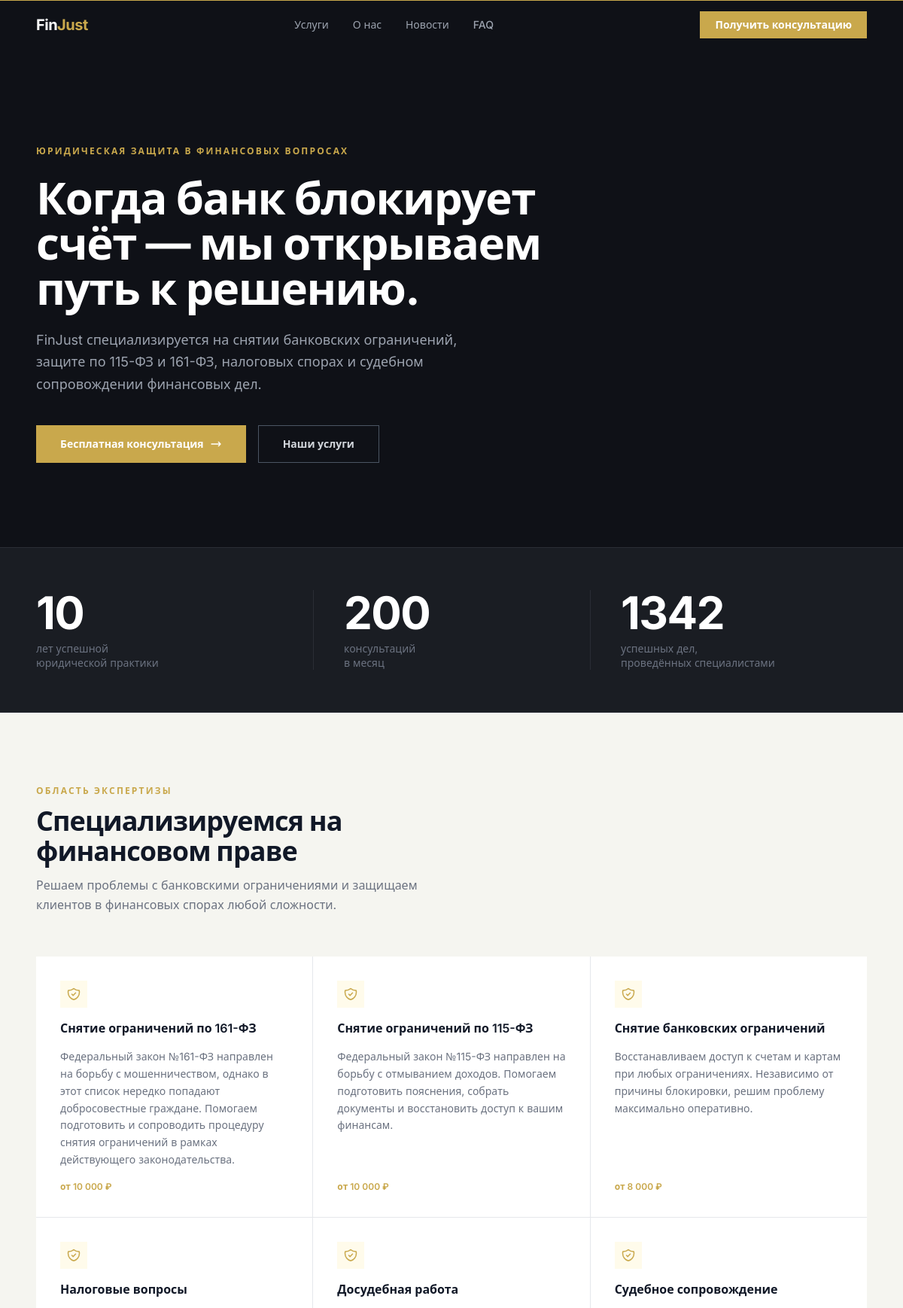
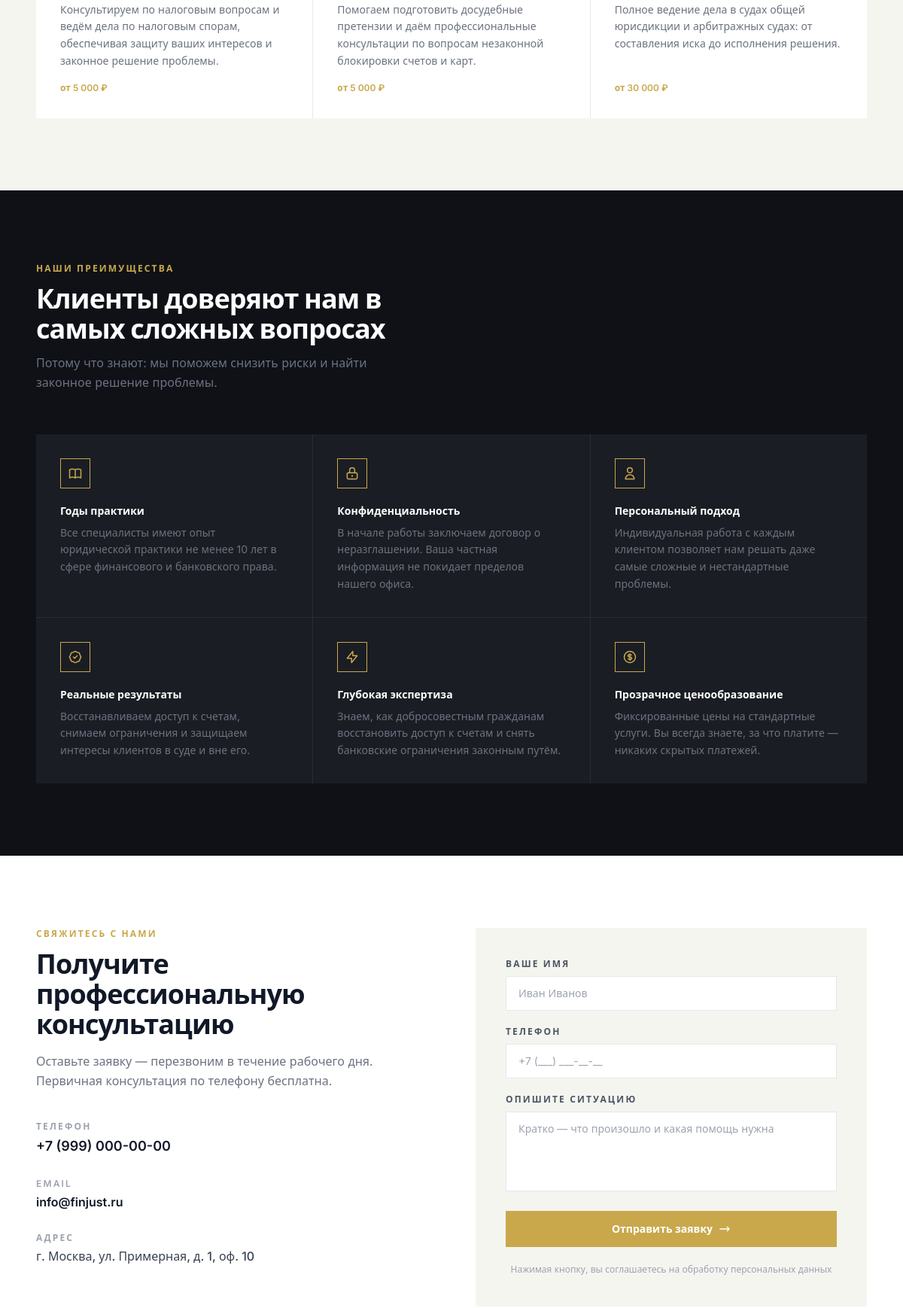
The page / (upper part) on the database its author committed (2 pictures, top to bottom).
### models.py (models this page shows)
class Service(Base):
    __tablename__ = "services"
    id: Mapped[int] = mapped_column(Integer, primary_key=True, index=True)
    title: Mapped[str] = mapped_column(String(255), nullable=False)
    description: Mapped[str] = mapped_column(Text, nullable=False)
    price: Mapped[str] = mapped_column(String(100), nullable=True)
    order: Mapped[int] = mapped_column(Integer, default=0)

### main.py (the view)
@app.get("/", response_class=HTMLResponse)
def index(request: Request, db: Session = Depends(get_db)):
    services = db.query(Service).order_by(Service.order).all()
    return templates.TemplateResponse(
        request=request, name="index.html", context={"services": services}
    )

### templates/index.html (shortened to what this page needs)
{% extends "base.html" %}
{% block content %}
<section class="bg-surface text-white pt-24 pb-20 md:pt-32 md:pb-28">
  <div class="max-w-6xl mx-auto px-6">
    <p class="text-gold text-xs font-semibold tracking-widest2 uppercase mb-6">
      Юридическая защита в финансовых вопросах
    </p>
    <h1 class="text-4xl md:text-6xl font-bold leading-tight tracking-tight max-w-3xl mb-6">
      Когда банк блокирует<br class="hidden md:block"/>
      счёт — мы открываем<br class="hidden md:block"/>
      путь к решению.
    </h1>
    <p class="text-gray-400 text-lg max-w-xl leading-relaxed mb-10">
      FinJust специализируется на снятии банковских ограничений,
      защите по 115-ФЗ и 161-ФЗ, налоговых спорах и судебном
      сопровождении финансовых дел.
    </p>
    <div class="flex flex-wrap gap-4">
      <a href="#contact"
         class="inline-flex items-center gap-2 bg-gold hover:bg-gold-d text-white font-semibold px-8 py-3.5 text-sm transition-colors">
        Бесплатная консультация
        <svg class="w-4 h-4" fill="none" stroke="currentColor" stroke-width="2" viewBox="0 0 24 24">
          <path stroke-linecap="round" stroke-linejoin="round" d="M17 8l4 4m0 0l-4 4m4-4H3"/>
        </svg>
      </a>
      <a href="#services"
         class="inline-flex items-center gap-2 border border-gray-600 hover:border-gray-400 text-gray-300 hover:text-white font-semibold px-8 py-3.5 text-sm transition-colors">
        Наши услуги
      </a>
    </div>
  </div>
</section>
<section class="bg-card border-y border-border">
  <div class="max-w-6xl mx-auto px-6 py-14 grid grid-cols-1 sm:grid-cols-3 divide-y sm:divide-y-0 sm:divide-x divide-border">
    <div class="flex flex-col items-center sm:items-start px-0 sm:px-10 sm:first:pl-0 sm:last:pr-0 py-8 sm:py-0">
      <span class="text-5xl md:text-6xl font-bold text-white tracking-tight">10</span>
      <span class="text-muted text-sm mt-2 leading-snug">лет успешной<br/>юридической практики</span>
    </div>
    <div class="flex flex-col items-center sm:items-start px-0 sm:px-10 py-8 sm:py-0">
      <span class="text-5xl md:text-6xl font-bold text-white tracking-tight">200</span>
      <span class="text-muted text-sm mt-2 leading-snug">консультаций<br/>в месяц</span>
    </div>
    <div class="flex flex-col items-center sm:items-start px-0 sm:px-10 sm:first:pl-0 sm:last:pr-0 py-8 sm:py-0">
      <span class="text-5xl md:text-6xl font-bold text-white tracking-tight">1342</span>
      <span class="text-muted text-sm mt-2 leading-snug">успешных дел,<br/>проведённых специалистами</span>
    </div>
  </div>
</section>
<section id="services" class="bg-light py-24">
  <div class="max-w-6xl mx-auto px-6">
    <div class="mb-14">
      <p class="text-gold text-xs font-semibold tracking-widest2 uppercase mb-3">Область экспертизы</p>
      <h2 class="text-3xl md:text-4xl font-bold text-gray-900 tracking-tight max-w-xl">
        Специализируемся на финансовом праве
      </h2>
      <p class="text-gray-500 mt-3 max-w-lg text-base leading-relaxed">
        Решаем проблемы с банковскими ограничениями и защищаем клиентов в финансовых спорах любой сложности.
      </p>
    </div>
    <div class="grid grid-cols-1 sm:grid-cols-2 lg:grid-cols-3 gap-px bg-gray-200">
      {% for s in services %}
      <div class="service-card bg-white p-8 flex flex-col gap-4">
        <div class="w-9 h-9 flex items-center justify-center bg-amber-50">
        </div>
        <h3 class="text-base font-semibold text-gray-900 leading-snug">{{ s.title }}</h3>
        <p class="text-gray-500 text-sm leading-relaxed flex-1">{{ s.description }}</p>
        {% if s.price %}
        <p class="text-gold text-xs font-semibold">{{ s.price }}</p>
        {% endif %}
      </div>
      {% endfor %}
    </div>
  </div>
</section>
<section id="advantages" class="bg-surface py-24">
  <div class="max-w-6xl mx-auto px-6">
    <div class="mb-14">
      <p class="text-gold text-xs font-semibold tracking-widest2 uppercase mb-3">Наши преимущества</p>
      <h2 class="text-3xl md:text-4xl font-bold text-white tracking-tight max-w-xl">
        Клиенты доверяют нам в самых сложных вопросах
      </h2>
      <p class="text-gray-500 mt-3 max-w-lg text-base leading-relaxed">
        Потому что знают: мы поможем снизить риски и найти законное решение проблемы.
      </p>
    </div>
    <div class="grid grid-cols-1 sm:grid-cols-2 lg:grid-cols-3 gap-px bg-border">
      <div class="adv-card bg-card p-8">
        <div class="w-10 h-10 border border-gold flex items-center justify-center mb-5">
        </div>
        <h3 class="text-white font-semibold text-sm mb-2">Годы практики</h3>
        <p class="text-gray-500 text-sm leading-relaxed">Все специалисты имеют опыт юридической практики не менее 10 лет в сфере финансового и банковского права.</p>
      </div>
      <div class="adv-card bg-card p-8">
        <div class="w-10 h-10 border border-gold flex items-center justify-center mb-5">
          <svg class="w-5 h-5 text-gold" fill="none" stroke="currentColor" stroke-width="1.8" viewBox="0 0 24 24">
            <path stroke-linecap="round" stroke-linejoin="round" d="M12 15v2m-6 4h12a2 2 0 002-2v-6a2 2 0 00-2-2H6a2 2 0 00-2 2v6a2 2 0 002 2zm10-10V7a4 4 0 00-8 0v4h8z"/>
          </svg>
        </div>
        <h3 class="text-white font-semibold text-sm mb-2">Конфиденциальность</h3>
        <p class="text-gray-500 text-sm leading-relaxed">В начале работы заключаем договор о неразглашении. Ваша частная информация не покидает пределов нашего офиса.</p>
      </div>
      <div class="adv-card bg-card p-8">
        <div class="w-10 h-10 border border-gold flex items-center justify-center mb-5">
          <svg class="w-5 h-5 text-gold" fill="none" stroke="currentColor" stroke-width="1.8" viewBox="0 0 24 24">
            <path stroke-linecap="round" stroke-linejoin="round" d="M16 7a4 4 0 11-8 0 4 4 0 018 0zM12 14a7 7 0 00-7 7h14a7 7 0 00-7-7z"/>
          </svg>
        </div>
        <h3 class="text-white font-semibold text-sm mb-2">Персональный подход</h3>
        <p class="text-gray-500 text-sm leading-relaxed">Индивидуальная работа с каждым клиентом позволяет нам решать даже самые сложные и нестандартные проблемы.</p>
      </div>
      <div class="adv-card bg-card p-8">
        <div class="w-10 h-10 border border-gold flex items-center justify-center mb-5">
        </div>
        <h3 class="text-white font-semibold text-sm mb-2">Реальные результаты</h3>
        <p class="text-gray-500 text-sm leading-relaxed">Восстанавливаем доступ к счетам, снимаем ограничения и защищаем интересы клиентов в суде и вне его.</p>
      </div>
      <div class="adv-card bg-card p-8">
        <div class="w-10 h-10 border border-gold flex items-center justify-center mb-5">
          <svg class="w-5 h-5 text-gold" fill="none" stroke="currentColor" stroke-width="1.8" viewBox="0 0 24 24">
            <path stroke-linecap="round" stroke-linejoin="round" d="M13 10V3L4 14h7v7l9-11h-7z"/>
          </svg>
        </div>
        <h3 class="text-white font-semibold text-sm mb-2">Глубокая экспертиза</h3>
        <p class="text-gray-500 text-sm leading-relaxed">Знаем, как добросовестным гражданам восстановить доступ к счетам и снять банковские ограничения законным путём.</p>
      </div>
      <div class="adv-card bg-card p-8">
        <div class="w-10 h-10 border border-gold flex items-center justify-center mb-5">
        </div>
        <h3 class="text-white font-semibold text-sm mb-2">Прозрачное ценообразование</h3>
        <p class="text-gray-500 text-sm leading-relaxed">Фиксированные цены на стандартные услуги. Вы всегда знаете, за что платите — никаких скрытых платежей.</p>
      </div>
    </div>
  </div>
</section>
<section id="contact" class="bg-white py-24">
  <div class="max-w-6xl mx-auto px-6">
    <div class="grid grid-cols-1 lg:grid-cols-2 gap-16 items-start">
      <div>
        <p class="text-gold text-xs font-semibold tracking-widest2 uppercase mb-3">Свяжитесь с нами</p>
        <h2 class="text-3xl md:text-4xl font-bold text-gray-900 tracking-tight mb-4">
          Получите профессиональную консультацию
        </h2>
        <p class="text-gray-500 text-base leading-relaxed mb-10">
          Оставьте заявку — перезвоним в течение рабочего дня. Первичная консультация по телефону бесплатна.
        </p>
        <div class="flex flex-col gap-7">
          <div>
            <p class="text-gray-400 text-xs font-semibold tracking-widest2 uppercase mb-1">Телефон</p>
            <a href="tel:{{ site.LAWYER_PHONE }}"
               class="text-gray-900 font-semibold text-lg hover:text-gold transition-colors">
              {{ site.LAWYER_PHONE }}
            </a>
          </div>
          <div>
            <p class="text-gray-400 text-xs font-semibold tracking-widest2 uppercase mb-1">Email</p>
            <a href="mailto:{{ site.LAWYER_EMAIL }}"
               class="text-gray-900 font-semibold hover:text-gold transition-colors">
              {{ site.LAWYER_EMAIL }}
            </a>
          </div>
          <div>
            <p class="text-gray-400 text-xs font-semibold tracking-widest2 uppercase mb-1">Адрес</p>
            <p class="text-gray-700 font-medium">{{ site.LAWYER_ADDRESS }}</p>
          </div>
        </div>
      </div>
      <div class="bg-light p-8 md:p-10">
        <form method="post" action="/request" class="flex flex-col gap-5">
          <div>
            <label class="text-gray-600 text-xs font-semibold tracking-widest2 uppercase mb-2 block">Ваше имя</label>
            <input type="text" name="name" required
                   class="w-full border border-gray-200 bg-white px-4 py-3 text-sm text-gray-900 placeholder-gray-400 focus:outline-none focus:border-gold transition-colors"
                   placeholder="Иван Иванов" />
          </div>
          <div>
            <label class="text-gray-600 text-xs font-semibold tracking-widest2 uppercase mb-2 block">Телефон</label>
            <input type="tel" name="phone" required
                   class="w-full border border-gray-200 bg-white px-4 py-3 text-sm text-gray-900 placeholder-gray-400 focus:outline-none focus:border-gold transition-colors"
                   placeholder="+7 (___) ___-__-__" />
          </div>
          <div>
            <label class="text-gray-600 text-xs font-semibold tracking-widest2 uppercase mb-2 block">Опишите ситуацию</label>
            <textarea name="message" rows="4"
                      class="w-full border border-gray-200 bg-white px-4 py-3 text-sm text-gray-900 placeholder-gray-400 focus:outline-none focus:border-gold transition-colors resize-none"
                      placeholder="Кратко — что произошло и какая помощь нужна"></textarea>
          </div>
          <button type="submit"
                  class="w-full bg-gold hover:bg-gold-d text-white font-semibold text-sm py-3.5 transition-colors flex items-center justify-center gap-2">
            Отправить заявку
            <svg class="w-4 h-4" fill="none" stroke="currentColor" stroke-width="2" viewBox="0 0 24 24">
              <path stroke-linecap="round" stroke-linejoin="round" d="M17 8l4 4m0 0l-4 4m4-4H3"/>
            </svg>
          </button>
          <p class="text-gray-400 text-xs text-center leading-relaxed">
            Нажимая кнопку, вы соглашаетесь на обработку персональных данных
          </p>
        </form>
      </div>
    </div>
  </div>
</section>
{% endblock %}

### templates/base.html (shortened to what this page needs)
<!DOCTYPE html>
<html lang="ru" class="scroll-smooth">
<head>
  <script src="https://cdn.tailwindcss.com"></script>
</head>
<body class="font-sans bg-white text-gray-900 antialiased">
<header class="bg-surface sticky top-0 z-50">
  <nav class="max-w-6xl mx-auto px-6 h-16 flex items-center justify-between">
    <a href="/" class="text-white font-bold text-xl tracking-tight">
      Fin<span class="text-gold">Just</span>
    </a>
    <ul class="hidden md:flex items-center gap-8 text-sm font-medium text-gray-400">
      <li><a href="/#services"    class="hover:text-white transition-colors">Услуги</a></li>
      <li><a href="/#advantages" class="hover:text-white transition-colors">О нас</a></li>
      <li><a href="/news"        class="hover:text-white transition-colors {% block nav_news %}{% endblock %}">Новости</a></li>
      <li><a href="/faq"         class="hover:text-white transition-colors {% block nav_faq %}{% endblock %}">FAQ</a></li>
    </ul>
    <a href="/#contact"
       class="hidden md:inline-flex items-center gap-2 bg-gold hover:bg-gold-d text-white text-sm font-semibold px-5 py-2 transition-colors">
      Получить консультацию
    </a>
  </nav>
</header>
{% block content %}{% endblock %}
</body>
</html>

### templates/base.html (style rules this page uses)
.service-card { transition: transform 0.22s ease, box-shadow 0.22s ease; }
.adv-card { transition: background 0.2s ease; }

### rows shown on the page
Service: title "Снятие ограничений по 161-ФЗ", description "Федеральный закон №161-ФЗ направлен на борьбу с мошенничеством, однако в этот список нередко попадают добросовестные граждане. Помогаем подготовить и сопроводить процедуру снятия ограничений в рамках действующего законодательства.", price "от 10 000 ₽"
Service: title "Снятие ограничений по 115-ФЗ", description "Федеральный закон №115-ФЗ направлен на борьбу с отмыванием доходов. Помогаем подготовить пояснения, собрать документы и восстановить доступ к вашим финансам.", price "от 10 000 ₽"
Service: title "Снятие банковских ограничений", description "Восстанавливаем доступ к счетам и картам при любых ограничениях. Независимо от причины блокировки, решим проблему максимально оперативно.", price "от 8 000 ₽"
Service: title "Налоговые вопросы", description "Консультируем по налоговым вопросам и ведём дела по налоговым спорам, обеспечивая защиту ваших интересов и законное решение проблемы.", price "от 5 000 ₽"
Service: title "Досудебная работа", description "Помогаем подготовить досудебные претензии и даём профессиональные консультации по вопросам незаконной блокировки счетов и карт.", price "от 5 000 ₽"
Service: title "Судебное сопровождение", description "Полное ведение дела в судах общей юрисдикции и арбитражных судах: от составления иска до исполнения решения.", price "от 30 000 ₽"

### other values the page prints
{{ site.LAWYER_PHONE }} "+7 (999) 000-00-00"
{{ site.LAWYER_EMAIL }} "info@finjust.ru"
{{ site.LAWYER_ADDRESS }} "г. Москва, ул. Примерная, д. 1, оф. 10"
